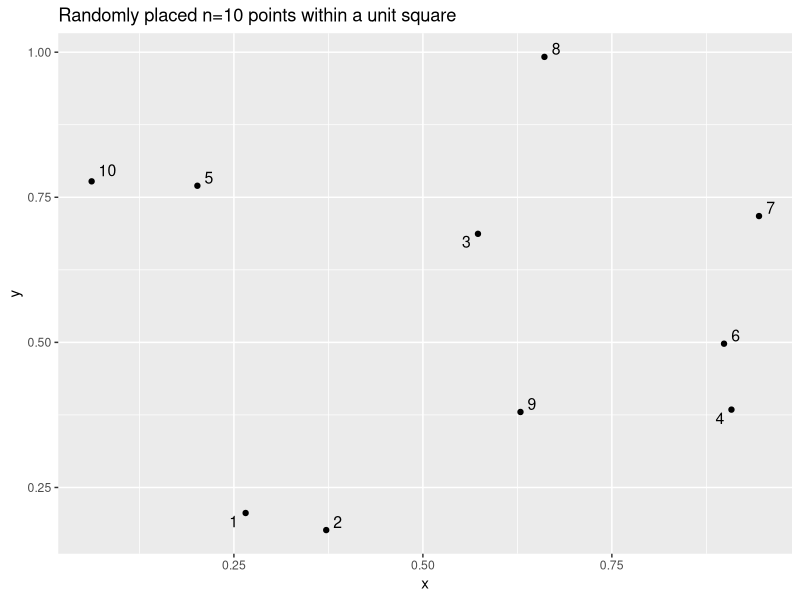
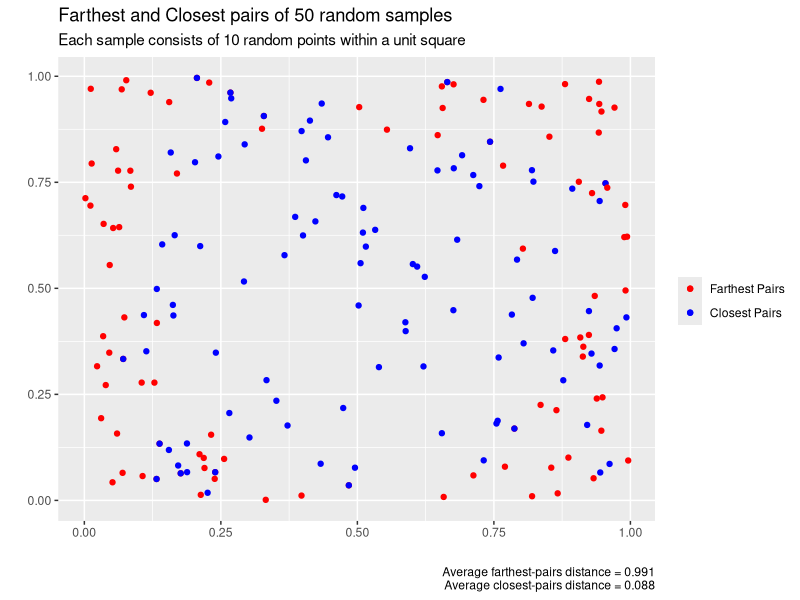
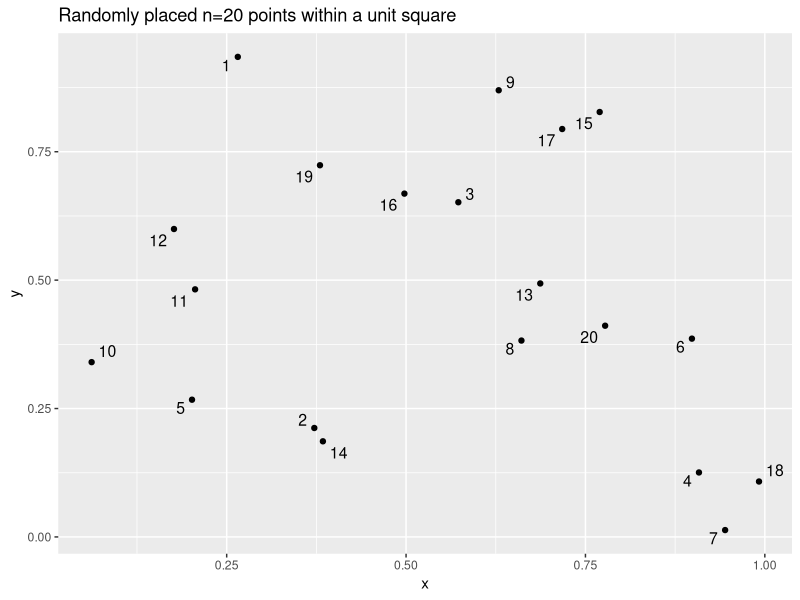
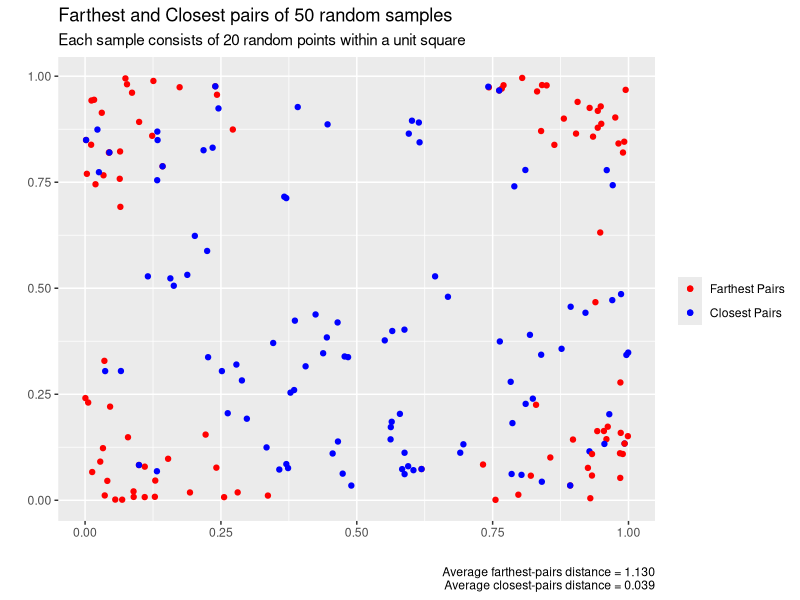

Generate these figures, in order, with R:
################################################################################
# Simulation Exercise
################################################################################

#Loading data wrangling and visualization packages for efficiency and aesthetics purposes
library(dplyr)
library(ggplot2)
library(ggrepel) 

################################################################################
# Task (1) 
################################################################################

#Using set.seed to make the results reproducible
set.seed(1)

#Creating "points": a function which generates randomly placed points within a unit square and names each observation (id)
points <- function(sample_size){
  table <- data.frame(
    id = c(1:sample_size),
    x = runif(sample_size, min = 0, max = 1),
    y = runif(sample_size, min = 0, max = 1))
  return(table)
}

#Generating random sample of n=10 points and naming it sample10
sample10 <- points(10)

#Plotting sample10 with ggplot2 and ggrepel
ggplot(sample10, aes(x=x, y=y)) +
  geom_point() +
  geom_text_repel(aes(label = id), size = 4) +
  ggtitle("Randomly placed n=10 points within a unit square")

################################################################################
# Task (2) 
################################################################################

#Creating two functions: (i) max_dist and (ii) min_dist which return the max and min distance between points of a given random sample 
#Two step rationale behind the functions (i) and (ii): 
#1st: creating a key (constant n=1) to merge sample on itself and get all possible combinations of the points
#2nd: merging sample, creating a distance (dist) variable, removing the duplicates and finding the obs with max and min dist 
max_dist <- function(sample){
   samplef <- sample %>% mutate(n = 1)
   max <- samplef %>%
     full_join(samplef, by = "n") %>% 
     filter(id.x != id.y) %>%
     mutate(dist = sqrt((x.x - x.y)^2 + (y.x - y.y)^2)) %>%
     select(id.x, id.y, dist, x.x, y.x, x.y, y.y) %>%
     filter(duplicated(dist) == FALSE) %>%
     slice_max(dist)
   return(max)
}

min_dist <- function(sample){
  samplef <- sample %>% mutate(n = 1)
  min <- samplef %>%
    full_join(samplef, by = "n") %>% 
    filter(id.x != id.y) %>%
    mutate(dist = sqrt((x.x - x.y)^2 + (y.x - y.y)^2)) %>%
    select(id.x, id.y, dist, x.x, y.x, x.y, y.y) %>%
    filter(duplicated(dist) == FALSE) %>%
    slice_min(dist)
  return(min)
}

#Finding the farthest points and the distance (dist) between them
max_dist(sample10)

#Finding the closest points and the distance (dist) between them
min_dist(sample10)

################################################################################
# Task (3) 
################################################################################

#Using set.seed to make the script and results reproducible
set.seed(1)

#Generating 50 random samples of n=10 points within a unit square
sample10x50 <- replicate(50, points(10), simplify = FALSE)

#Generating the farthest and closest pairs of the 50 random samples
sample10x50_max <- lapply(sample10x50, max_dist) 
sample10x50_min <- lapply(sample10x50, min_dist)

#Transforming the two lists (sample10x50_max and sample10x50_min) into data.frames
sample10x50_max <- do.call(rbind.data.frame, sample10x50_max)
sample10x50_min <- do.call(rbind.data.frame, sample10x50_min)

#Creating a variable to identify if farthest (1) or closest (0) pairs and binding both data.frames to create a unique one
sample10x50_max <- sample10x50_max %>%
  mutate(identifier = 1)

sample10x50_min <- sample10x50_min %>%
  mutate(identifier = 0)

sample10x50_maxmin <- bind_rows(sample10x50_max, sample10x50_min) %>%
  select(dist, identifier, x.x, y.x, x.y, y.y)

#Calculating average distance in farthest-pairs and closest-pairs
sample10x50_maxmin %>%
  group_by(identifier) %>%
  summarise(avg = mean(dist))

#Plotting results
ggplot(sample10x50_maxmin, aes(x.x, y.x, color = ifelse(identifier == 1, "Farthest Pairs", "Closest Pairs"))) +
  geom_point() +
  geom_point(aes(x.y, y.y, color = ifelse(identifier == 1, "Farthest Pairs", "Closest Pairs"))) +
  scale_color_manual(breaks = c("Farthest Pairs", "Closest Pairs"),
                     values = c("red", "blue")) +
  labs(title = "Farthest and Closest pairs of 50 random samples",
       subtitle = "Each sample consists of 10 random points within a unit square",
       x = "",
       y = "",
       color = "",
       caption = "Average farthest-pairs distance = 0.991
                  Average closest-pairs distance = 0.088")
  
################################################################################
# Task (4) 
################################################################################

#Using set.seed to make the results reproducible
set.seed(1)

#Generating random sample of n=20 points and naming it sample20
sample20 <- points(20)

#Plotting sample20 with ggplot2 and ggrepel
ggplot(sample20, aes(x=x, y=y)) +
  geom_point() +
  geom_text_repel(aes(label = id), size = 4) +
  ggtitle("Randomly placed n=20 points within a unit square")

#Finding the farthest points and the distance between them using the function created in task (2)
max_dist(sample20)

#Finding the closest points and the distance between them using the function created in task (2)
min_dist(sample20)

#Generating 50 random samples of n=20 points within a unit square
sample20x50 <- replicate(50, points(20), simplify = FALSE)

#Generating the farthest and closest pairs of the 50 random samples
sample20x50_max <- lapply(sample20x50, max_dist) 
sample20x50_min <- lapply(sample20x50, min_dist)

#Transforming the two lists (sample20x50_max and sample20x50_min) into data.frames
sample20x50_max <- do.call(rbind.data.frame, sample20x50_max)
sample20x50_min <- do.call(rbind.data.frame, sample20x50_min)

#Creating a variable to identify if farthest (1) or closest (0) pairs and binding both data.frames to create a unique one
sample20x50_max <- sample20x50_max %>%
  mutate(identifier = 1)

sample20x50_min <- sample20x50_min %>%
  mutate(identifier = 0)

sample20x50_maxmin <- bind_rows(sample20x50_max, sample20x50_min) %>%
  select(dist, identifier, x.x, y.x, x.y, y.y)

#Calculating average distance in farthest-pairs and closest-pairs
sample20x50_maxmin %>%
  group_by(identifier) %>%
  summarise(avg = mean(dist))

#Plotting results
ggplot(sample20x50_maxmin, aes(x.x, y.x, color = ifelse(identifier == 1, "Farthest Pairs", "Closest Pairs"))) +
  geom_point() +
  geom_point(aes(x.y, y.y, color = ifelse(identifier == 1, "Farthest Pairs", "Closest Pairs"))) +
  scale_color_manual(breaks = c("Farthest Pairs", "Closest Pairs"),
                     values = c("red", "blue")) +
  labs(title = "Farthest and Closest pairs of 50 random samples",
       subtitle = "Each sample consists of 20 random points within a unit square",
       x = "",
       y = "",
       color = "",
       caption = "Average farthest-pairs distance = 1.130
                  Average closest-pairs distance = 0.039")
